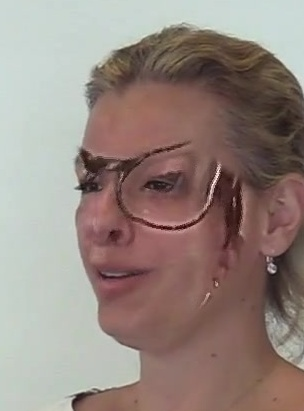
#> input picture no_glasses/bisfdlcbva 07_0.jpg, 304 x 411 px; its folder holds only this picture in this run
$ python glasses_hb.py   (older library calls are emulated)
#> lines starting #> are read from the running program, lines starting #| are printed output that depends on the picture; after the words box and inside, x2 and y2 are one past the last pixel; in counts of white or black regions, pixels touching at a corner belong together
import cv2
import numpy as np
import sys, os

#학습할 이미지 변수가 train입니다.
#work변수가 필터를 통과한 후 이미지입니다.

# 폴더 내 이미지 불러오기
folder_path = "no_glasses/"
folder_list = os.listdir(folder_path)

for item in folder_list:  # 폴더의 파일이름 얻기

    train = cv2.imread(folder_path+item)
#> train is the input picture: shape (411, 304, 3); mean B, G, R 127.3, 134.1, 149.5
    print(folder_path+item)
    tmp = train.copy()

    # 필터 적용 부분 ===================================
    # CLAHE
    tmp = cv2.cvtColor(tmp, cv2.COLOR_RGB2Lab)
#> tmp: shape (411, 304, 3); mean of channels 0, 1, 2 140.5, 129.7, 118.3
    l, a, b = cv2.split(tmp)
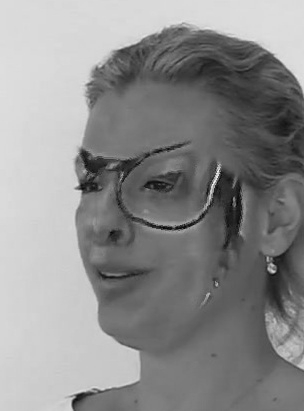
#> l: shape (411, 304); min 2, max 238, mean 140.5
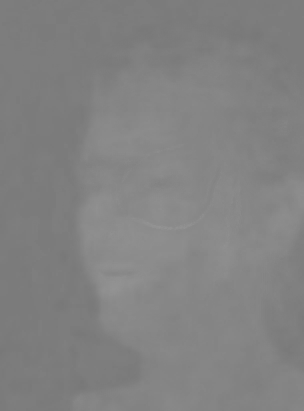
#> a: shape (411, 304); min 119, max 149, mean 129.7
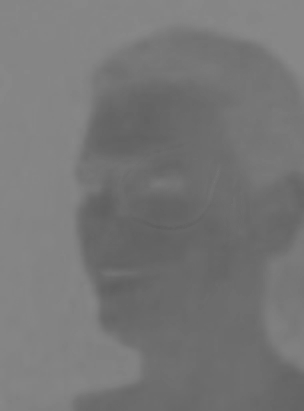
#> b: shape (411, 304); min 94, max 137, mean 118.3
    clahe = cv2.createCLAHE(clipLimit=6, tileGridSize=(11, 11))
    dst = clahe.apply(l)
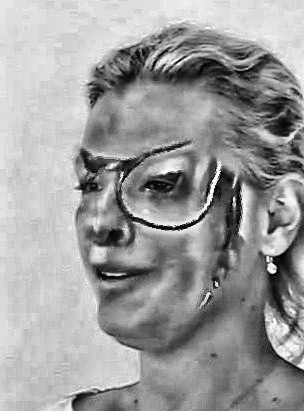
#> dst: shape (411, 304); min 0, max 255, mean 157
    l = dst.copy()
    tmp = cv2.merge((l, a, b))
#> tmp: shape (411, 304, 3); mean of channels 0, 1, 2 157, 129.7, 118.3
    tmp = cv2.cvtColor(tmp, cv2.COLOR_LAB2RGB)

    # Emboss
    tmp = cv2.cvtColor(tmp, cv2.COLOR_RGB2GRAY)
#> tmp: shape (411, 304)
    Kernel_emboss = np.array([[-2, -1, 0], [-1, 1, 1], [0, 1, 2]])
    tmp = cv2.filter2D(tmp, cv2.CV_8U, Kernel_emboss)
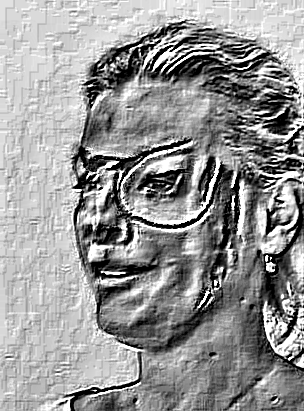
#> tmp: shape (411, 304); min 0, max 255, mean 149.9
    tmp = cv2.cvtColor(tmp, cv2.COLOR_GRAY2RGB)
#> tmp: shape (411, 304, 3)

    # Bilateral
    tmp = cv2.bilateralFilter(tmp, 7, 51, 51)

    # Gamma_correction
    gamma = 80
    lookUpTable = np.empty((1, 256), np.uint8)
    for j in range(256):
        lookUpTable[0, j] = np.clip(pow(j / 255.0, 1.0 / (gamma / 10)) * 255.0, 0, 255)

    tmp = cv2.LUT(tmp, lookUpTable)

    # THRESH_TOZERO
    ret, tmp = cv2.threshold(tmp, 220, 0, cv2.THRESH_TOZERO)
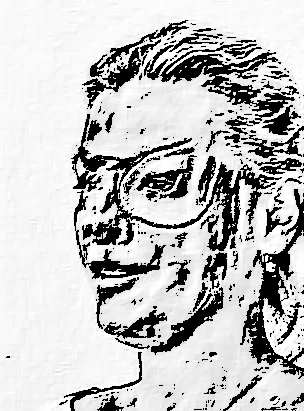
#> tmp: shape (411, 304, 3); min 0, max 255, mean 194.2

    # Brightness&Contrast
    var_Brightness = 0 - 100
    var_Contrast = 200 - 100

    if (var_Contrast > 0):
        delta = 127.0 * var_Contrast / 100
        a = 255.0 / (255.0 - delta * 2)
        b = a * (var_Brightness - delta)

    else:
        delta = -128.0 * var_Contrast / 100
        a = (256.0 - delta * 2) / 255.0
        b = a * var_Brightness + delta

    tmp = tmp * a + b

    #필터 적용 완료 =================================

    #필터 통과한 이미지 변수에 넣기
    work = tmp.copy()
    output_dir="no_glasses_output/"
    output_path = output_dir+item

    # output 경로가 없으면 폴더를 생성합니다.
    if not os.path.exists(output_dir):
        os.mkdir(output_dir)

    cv2.imwrite(output_path, work)
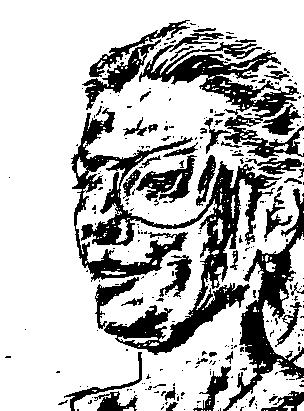
#> saved as bisfdlcbva 07_0.jpg: shape (411, 304, 3); 73.2% white; 291 black regions (239 under 20 px), largest, box (x1, y1, x2, y2) and area: (71, 108, 282, 355) 12279, (139, 33, 304, 158) 5529, (223, 188, 304, 411) 4401

    #이미지 출력
    # cv2.imshow("aaa", work)
    # cv2.waitKey()

$ run again, on no_glasses/hjxqgzyafl 09_0.jpg
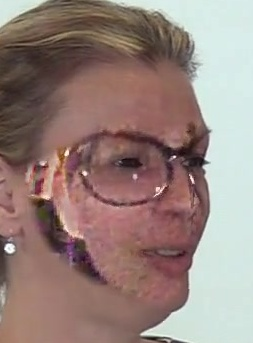
#> input picture no_glasses/hjxqgzyafl 09_0.jpg, 253 x 343 px
#> train is the input picture: shape (343, 253, 3); mean B, G, R 124.7, 130.5, 151.1
#> `tmp = cv2.filter2D(tmp, cv2.CV_8U, Kernel_emboss)`:
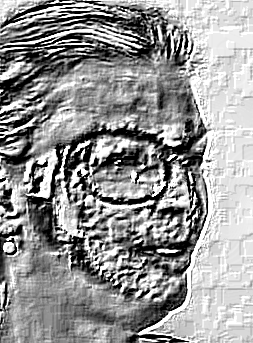
#> tmp: shape (343, 253); min 0, max 255, mean 149.5
#> `cv2.imwrite(output_path, work)`:
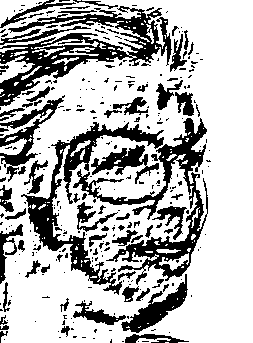
#> saved as hjxqgzyafl 09_0.jpg: shape (343, 253, 3); 71.2% white; 298 black regions (228 under 20 px), largest, box (x1, y1, x2, y2) and area: (0, 6, 172, 106) 5210, (73, 118, 208, 285) 4501, (21, 122, 164, 295) 3980

$ run again, on no_glasses/hnlidywipq 05_0.jpg
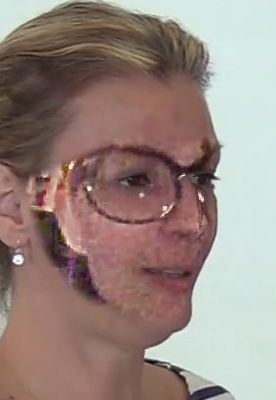
#> input picture no_glasses/hnlidywipq 05_0.jpg, 276 x 400 px
#> train is the input picture: shape (400, 276, 3); mean B, G, R 128.8, 135.2, 153
#> `tmp = cv2.filter2D(tmp, cv2.CV_8U, Kernel_emboss)`:
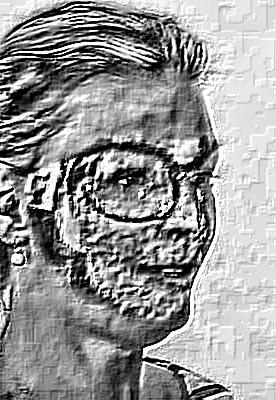
#> tmp: shape (400, 276); min 0, max 255, mean 151.2
#> `cv2.imwrite(output_path, work)`:
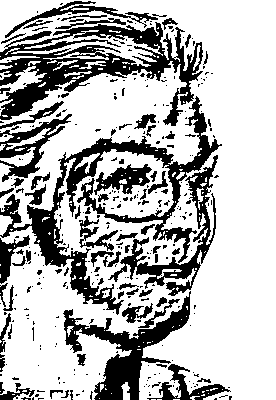
#> saved as hnlidywipq 05_0.jpg: shape (400, 276, 3); 71.4% white; 329 black regions (252 under 20 px), largest, box (x1, y1, x2, y2) and area: (0, 22, 203, 126) 7427, (0, 96, 222, 315) 7332, (63, 291, 191, 400) 3848
